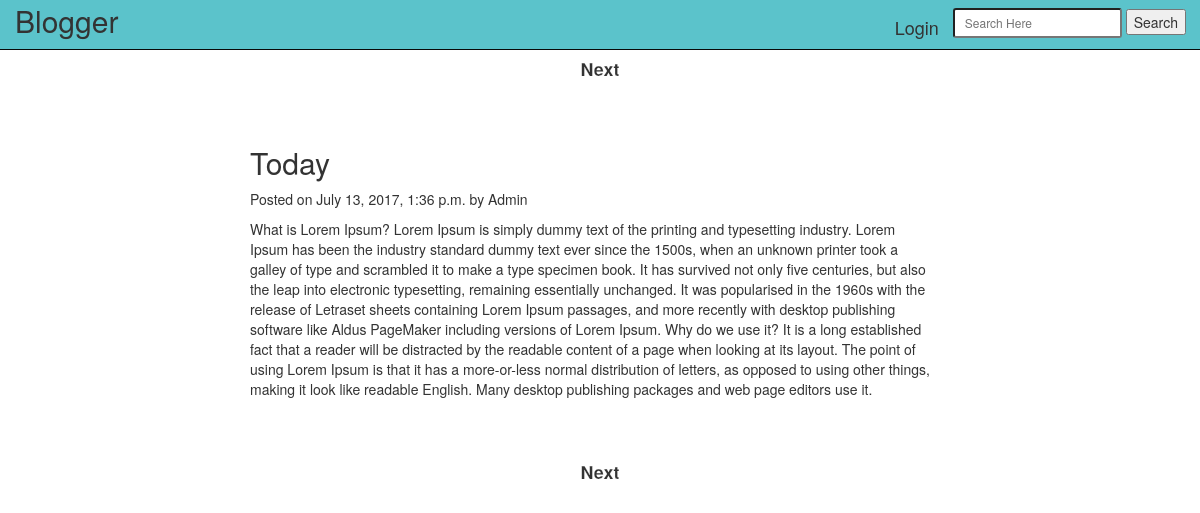
/1/, run on the app's committed database.
### blog/models.py (models this page shows, shortened)
class post(models.Model):
	author = models.CharField(max_length=50)
	title = models.CharField(max_length=100)
	image= models.ImageField(null= True, blank= True, upload_to='images/', height_field=None, width_field=None)
	bodytext = models.TextField()
	timestamp = models.DateTimeField('date published')

### blog/views.py (the view)
# urls.py: url(r'^(?P<id>\d+)/$', views.detail, name = 'detail'),
def detail(request,id):
    try:
        posts = post.objects.get(id=id)
    except ObjectDoesNotExist:
        posts = 'wut'
    context = {
    'posts' : posts,
    'previous':int(id)-1,
    'next': int(id)+1
    }
    return render(request,'detail.html',context)

### blog/templates/detail.html (shortened to what this page needs)
<!DOCTYPE html>
<html>
<head>
  <link rel="stylesheet" href="https://maxcdn.bootstrapcdn.com/bootstrap/3.3.5/css/bootstrap.min.css" type="text/css">
  <link rel="stylesheet" href="https://maxcdn.bootstrapcdn.com/font-awesome/4.4.0/css/font-awesome.min.css">
</head>
<body>
<div class="nav-wrapper b">
  <nav class="nav navbar navbar-inverse navbar-fixed-top" style="background-color:rgba(50, 180, 190, 0.8);">
  <div class="container-fluid">
    <a href="/" style="font-size:30px;display:inline-block">Blogger</a>
      <ul class="nav navbar-nav navbar-right">
        <li style="display:inline-block; padding-right:1em; padding-top:2.5%;"><h4 > <a href='/admin'>Login</a><h4></li>
        <li style="padding-top:2.5%;">
          <form method="post" action="/search/" >{% csrf_token %}
            <input  id="find-sel" class="input-sm" style="display:inline-block;" type="text" name="keyword" placeholder="Search Here">
            <button type="submit" style="display:inline-block; margin-right:1em">Search</button>
          </form>
        </li>
      </ul>
  </div>
</nav>
</div>
  <div class="container col-lg-8 " style="padding-top:4em" >
    <center class="next"> <a href='/{{next}}' style="padding-bottom:2.5%;font-size:18px"><strong strong style="-webkit-text-stroke-color:white; -webkit-text-stroke-width:0.25px">Next</strong></a> </center>
    <div class="single" style="">
      {% if posts != 'wut' %}
      <h2>{{posts.title}}</h2>
      <p>Posted on {{posts.timestamp}} by {{posts.author}}</p>
      <p class='content'>{{posts.bodytext| linebreaks}}</p>
      {% else%}
      <center><h3>Nothing To Show</h3> <br> <a  href='/' ><button>Go Back</button> </a></center>
      <style media="screen">
        .next{ display: none}
      </style>
      {%endif%}
    </div>
    <center class="next"> <a href='/{{next}}' style="padding-bottom:2.5%;font-size:18px"><strong strong style="-webkit-text-stroke-color:white; -webkit-text-stroke-width:0.25px">Next</strong></a> </center>
  </div>
</body>
</html>

### blog/templates/detail.html (style rules this page uses)
.single { border-radius: 5px; background-color: rgba(255, 255, 255, 0.4) ; padding: 2em 2.5em 2.5em 2.5em; margin: 15px 15px 15px 0px ; }
a { color: inherit; }
body { background-image: url('/media/images/background.jpg'); background-position: center; background-size: cover; background-attachment: fixed; }
.content { text-align: justify; }

### data on the page
post: title "Today", timestamp "July 13, 2017, 1:36 p.m.", author "Admin", bodytext "What is Lorem Ipsum? Lorem Ipsum is simply dummy text of the printing and typesetting industry. Lorem Ipsum has been the industry standard dummy text ever since the 1500s, when an unknown printer took a galley of type and scrambled it to make a type specimen book. It has survived not only five centuries, but also the leap into electronic typesetting, remaining essentially unchanged. It was popularised in the 1960s with the release of Letraset sheets containing Lorem Ipsum passages, and more recently with desktop publishing software like Aldus PageMaker including versions of Lorem Ipsum. Why do we use it? It is a long established fact that a reader will be distracted by the readable content…"
